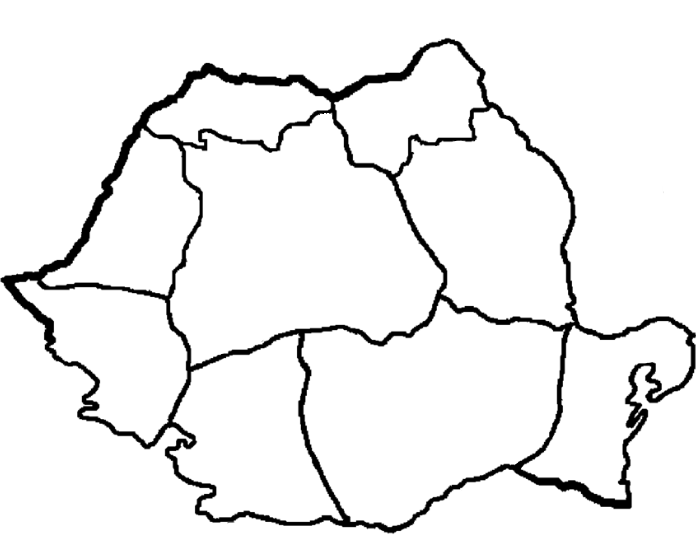
%> input picture romania_map.png, 696 x 537 px
$ octave f_002.m   (GNU Octave 9; MATLAB toolbox functions it lacks are replaced by stand-ins)
%> lines starting %> are read from the running program, lines starting %| are printed output that depends on the picture; in (x1, y1, x2, y2) boxes, pixels count from 0 and x2, y2 are one past the last pixel; in counts of white or black regions, pixels touching at a corner belong together; the program's own positions count from 1
### colored_region_image.m
function [regX_rgbImage] = colored_region_image(area_layout_tensor,reg_num,color_vec13)
% [R,G,B] each one is in the interval of [0,1]
% [1,0.2,0.1]

redChannel=255*ones(size(area_layout_tensor(:,:,reg_num),1),size(area_layout_tensor(:,:,reg_num),2),'uint8');
greenChannel=255*ones(size(area_layout_tensor(:,:,reg_num),1),size(area_layout_tensor(:,:,reg_num),2),'uint8');
blueChannel=255*ones(size(area_layout_tensor(:,:,reg_num),1),size(area_layout_tensor(:,:,reg_num),2),'uint8');
redChannel   =    [color_vec13(1)]*   redChannel.*uint8(area_layout_tensor(:,:,reg_num));
greenChannel =    [color_vec13(2)]*   greenChannel.*uint8(area_layout_tensor(:,:,reg_num));
blueChannel  =    [color_vec13(3)]*   blueChannel.*uint8(area_layout_tensor(:,:,reg_num));
regX_rgbImage = cat(3, redChannel, greenChannel, blueChannel);


end

### f_002.m
clear all,close all,clc;
%%
% import the image
im1 = imread('romania_map.png');
%> im1 is the input picture: size 537x696x3 uint8; min 0, max 255, mean 238.9
% gray-scale it
im1=rgb2gray(im1);
%> im1: size 537x696 uint8
% display it
imshow(im1);
% check the size
size(im1)
%> ans = [537 696]
% analyze the image-properties
min(im1(:))
%> ans = 0
max(im1(:))
%> ans = 255
imhist(im1)
%> figure, not shown here; highest point at x = 255, y = 341001
%%
% threshold to get 0-1 image
im2_logical=im1>140;
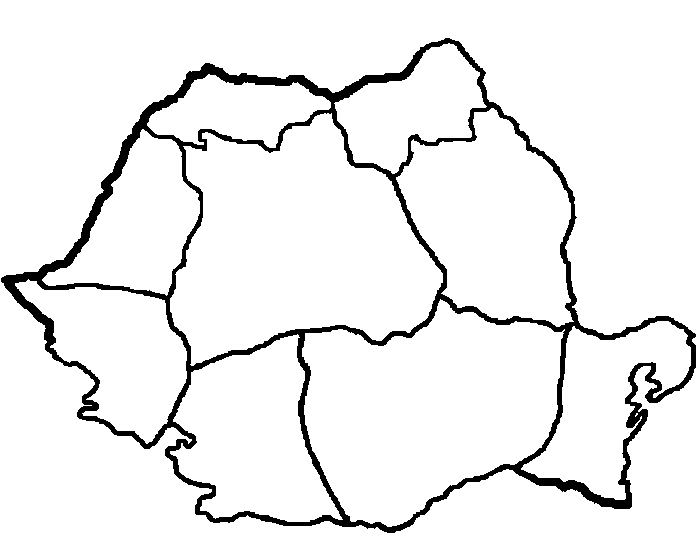
%> im2_logical: size 537x696 logical; 93.5% white; 1 black region, box (x1, y1, x2, y2) and area: (1, 38, 696, 533) 24211
im2=double(im2_logical);
% iteratively adjust the thres.-level to get a good binary-im
% during the tuning process use "montage fcn" to plot em together
% montage({im1,im2});
imshow(im2);
class(im2)
%> ans = 'double'
%% opening-closing operations done on im2 [to eliminate the random-lil-dots]
se = strel('disk',1);
closeBW = imclose(im2,se);
%> closeBW: size 537x696 double; values 0 (black) and 1 (white), 93.6% white; 1 black region, box (x1, y1, x2, y2) and area: (1, 38, 696, 533) 24078
% montage({im2,closeBW});
se = strel('disk',1);
afterOpening = imopen(closeBW,se);
%> afterOpening: size 537x696 double; values 0 (black) and 1 (white), 93.5% white; 1 black region, box (x1, y1, x2, y2) and area: (0, 38, 696, 533) 24246
montage({im2,afterOpening});
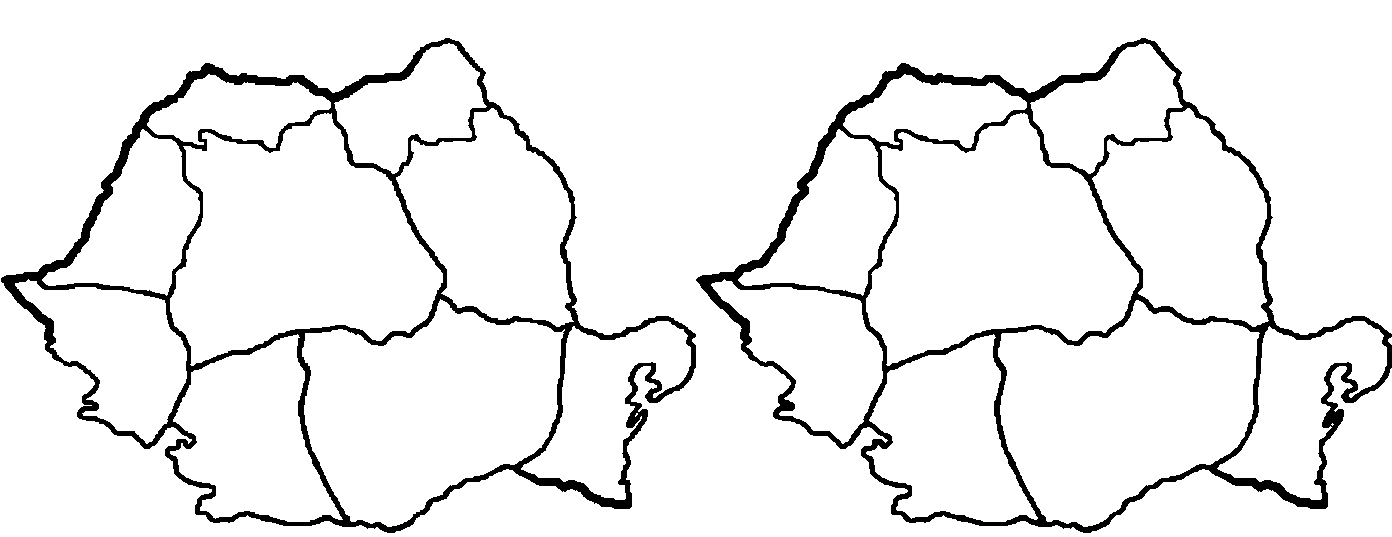
%> displayed picture: size 537x1392, on the screen's scale of 0 to 255; 93.5% white; 2 black regions, box (x1, y1, x2, y2) and area: (696, 38, 1392, 533) 24246, (1, 38, 696, 533) 24211
im2=afterOpening;
im2_logical=im2>.5;
%% plot a dot on the image [to determine the location of the point hover over the point and see the location]
imagesc(im2);
hold on;
plot(150,200,'r*','MarkerSize',[10]);
im2=double(im2);
%%
% generate bunch of randNumS to determine a good interior point for each of
% the regions [there are 8 regions in that pic]
X1 = randi([1,size(im2,2)],500,1);
X2 = randi([1,size(im2,1)],500,1);
X=[X1,X2];
imagesc(im2);   hold on;
plot(X(:,1),X(:,2),'r*','MarkerSize',[10]);
%% determine a "center point" for all of the "regions" [es una process-manual]
% these values visually-determined-by-the-user
reg01_pt=[230,100];
reg02_pt=[400,100];
reg03_pt=[120,250];

reg04_pt=[260,220];
reg05_pt=[500,220];
reg06_pt=[130,350];

reg07_pt=[250,400];
reg08_pt=[400,400];
reg09_pt=[600,400];
reg_vec=[reg01_pt;reg02_pt;reg03_pt;reg04_pt;...
         reg05_pt;reg06_pt;reg07_pt;reg08_pt;reg09_pt];
reg_vec=[reg_vec(:,2),reg_vec(:,1)];
%% check if "grayconnected" has some issues w detecting the regions
ii=5;regt = grayconnected(im2,reg_vec(ii,1),reg_vec(ii,2));
%> after `regt = grayconnected(im2,reg_vec(ii,1),reg_vec(ii,2))`: regt: size 537x696 logical; 6.7% white; 1 white region, box (x1, y1, x2, y2) and area: (396, 108, 573, 327) 25102
montage({im2,regt});
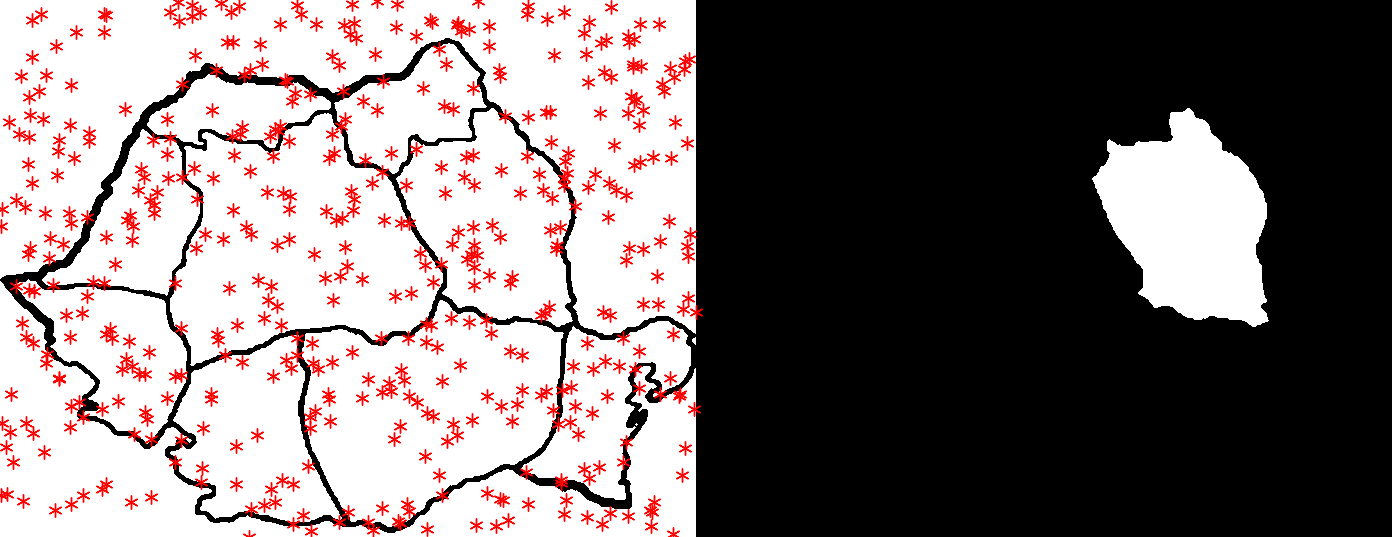
%> figure redrawn from the program's plot data
%% check if "grayconnected" has some issues w detecting the regions
tiledlayout(1,2);
nexttile
imagesc(im2);text(reg_vec(ii,2),reg_vec(ii,1),[' ',num2str(ii)],'FontSize',[12],'Color','r');
nexttile
imagesc(regt);text(reg_vec(ii,2),reg_vec(ii,1),[' ',num2str(ii)],'FontSize',[12],'Color','b');
%%
area_layout_tensor=zeros(size(im2,1),size(im2,2),9);
for ii=1:1:9
    reg1 = grayconnected(im2,reg_vec(ii,1),reg_vec(ii,2));
    area_layout_tensor(:,:,ii)=double(reg1);
end
%%
for ii=1:1:9
    reg1=area_layout_tensor(:,:,ii);
%     montage({im2,reg1+(~im2)});
    imagesc(reg1+(~im2))
    text(reg_vec(ii,2),reg_vec(ii,1),[' ',num2str(ii)],'FontSize',[12]);
    drawnow;
    pause(1);
end
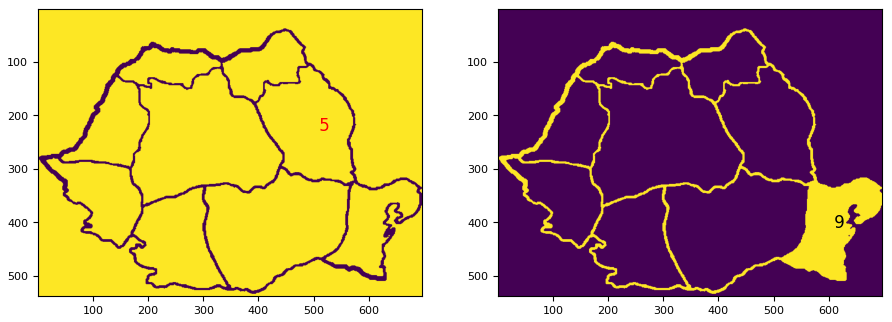
%> figure redrawn from the program's plot data, 2 panels
%% plot the colored "map"
imshow(im2);
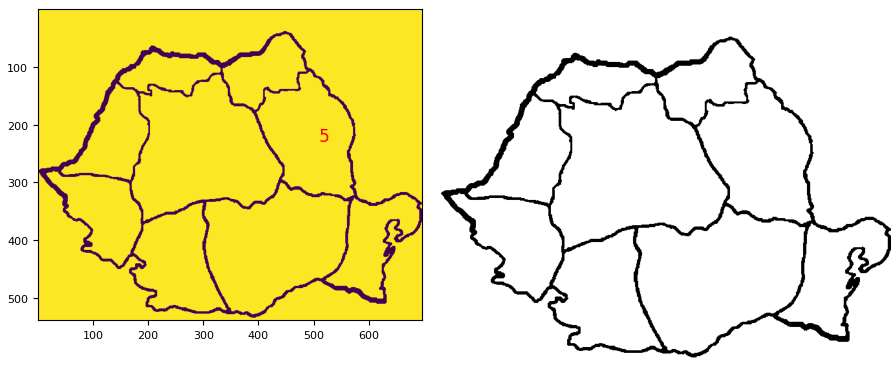
%> figure redrawn from the program's plot data, 2 panels
% construct the "outline-image" boundaries
redChannel=255*ones(size(im2,1),size(im2,2),'uint8');
greenChannel=255*ones(size(im2,1),size(im2,2),'uint8');
blueChannel=255*ones(size(im2,1),size(im2,2),'uint8');
redChannel   =    [1]*   redChannel.*uint8(~im2_logical);
greenChannel =    [0]*   greenChannel.*uint8(~im2_logical);
%> greenChannel: size 537x696 uint8; every value is 0
blueChannel  =    [0]*   blueChannel.*uint8(~im2_logical);
outline_rgbImage = cat(3, redChannel, greenChannel, blueChannel);
imagesc(outline_rgbImage);

%%
% you can use "de2bi([1:1:7]')"
[reg1_rgbImage] = colored_region_image(area_layout_tensor,[1],[1,0,0]);
%> in colored_region_image, `redChannel=255*ones(size(area_layout_tensor(:,:,reg_num),1),size(area_..`: redChannel: size 537x696 uint8; every value is 255
%> in colored_region_image, `redChannel   =    [color_vec13(1)]*   redChannel.*uint8(area_layout_te..`: redChannel: size 537x696 uint8; 2.1% white; 1 white region, box (x1, y1, x2, y2) and area: (147, 74, 331, 148) 7799
[reg2_rgbImage] = colored_region_image(area_layout_tensor,[2],[0,1,0]);
%> in colored_region_image (call 2), `greenChannel =    [color_vec13(2)]*   greenChannel.*uint8(area_layout_..`: greenChannel: size 537x696 uint8; 2.9% white; 1 white region, box (x1, y1, x2, y2) and area: (334, 43, 487, 174) 10772
[reg3_rgbImage] = colored_region_image(area_layout_tensor,[3],[1,1,0]);
%> in colored_region_image (call 3), `redChannel   =    [color_vec13(1)]*   redChannel.*uint8(area_layout_te..`: redChannel: size 537x696 uint8; 3.5% white; 1 white region, box (x1, y1, x2, y2) and area: (42, 129, 200, 296) 13146
[reg4_rgbImage] = colored_region_image(area_layout_tensor,[4],[0,0,1]);
%> in colored_region_image (call 4), `blueChannel  =    [color_vec13(3)]*   blueChannel.*uint8(area_layout_t..`: blueChannel: size 537x696 uint8; 11.9% white; 1 white region, box (x1, y1, x2, y2) and area: (170, 113, 443, 366) 44529
[reg5_rgbImage] = colored_region_image(area_layout_tensor,[5],[1,0,1]);
[reg6_rgbImage] = colored_region_image(area_layout_tensor,[6],[0,1,1]);
%> in colored_region_image (call 6), `greenChannel =    [color_vec13(2)]*   greenChannel.*uint8(area_layout_..`: greenChannel: size 537x696 uint8; 4% white; 1 white region, box (x1, y1, x2, y2) and area: (15, 279, 187, 444) 14948
[reg7_rgbImage] = colored_region_image(area_layout_tensor,[7],[1,1,1]);
%> in colored_region_image (call 7), `redChannel   =    [color_vec13(1)]*   redChannel.*uint8(area_layout_te..`: redChannel: size 537x696 uint8; 5.3% white; 1 white region, box (x1, y1, x2, y2) and area: (170, 334, 342, 522) 19783
[reg8_rgbImage] = colored_region_image(area_layout_tensor,[8],[.5,.5,1]);
%> in colored_region_image (call 8), `redChannel   =    [color_vec13(1)]*   redChannel.*uint8(area_layout_te..`: redChannel: size 537x696 uint8; values 0 (black) and 128 (white), 10.8% white; 1 white region, box (x1, y1, x2, y2) and area: (302, 300, 564, 527) 40314
[reg9_rgbImage] = colored_region_image(area_layout_tensor,[9],[.5,0,.5]);
%> in colored_region_image (call 9), `redChannel   =    [color_vec13(1)]*   redChannel.*uint8(area_layout_te..`: redChannel: size 537x696 uint8; values 0 (black) and 128 (white), 3.7% white; 1 white region, box (x1, y1, x2, y2) and area: (521, 321, 691, 500) 14012
%> in colored_region_image (call 9), `regX_rgbImage = cat(3, redChannel, greenChannel, blueChannel);`:
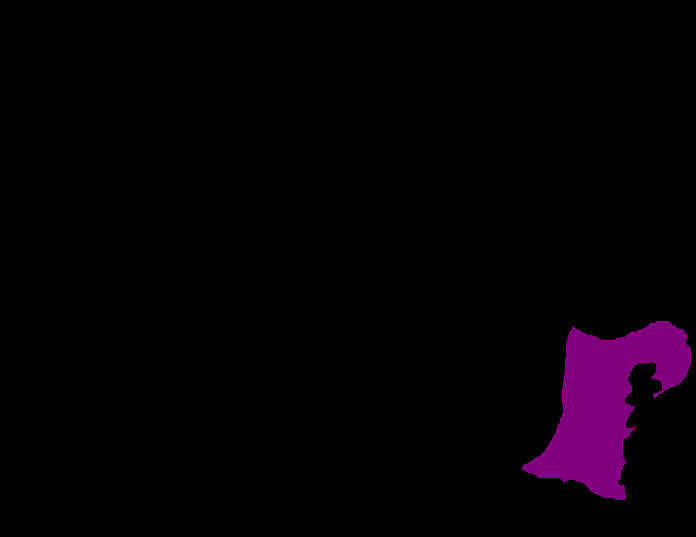
%> regX_rgbImage: size 537x696x3 uint8; mean R, G, B 4.8, 0, 4.8
im_tot=reg1_rgbImage+reg2_rgbImage+reg3_rgbImage+reg4_rgbImage+...
    +reg5_rgbImage+reg6_rgbImage+reg7_rgbImage+reg8_rgbImage+reg9_rgbImage;
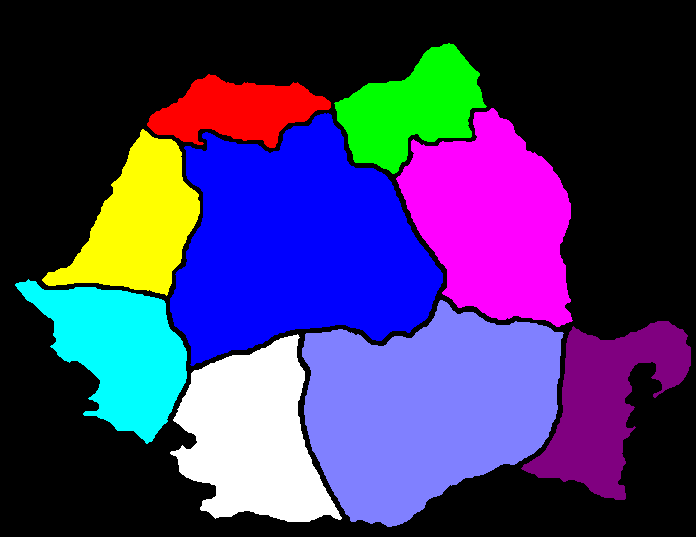
%> im_tot: size 537x696x3 uint8; mean R, G, B 63.5, 53.8, 103.5
imagesc(im_tot+outline_rgbImage);
%%
% you can generate the colours randomly
[reg1_rgbImage] = colored_region_image(area_layout_tensor,[1],[rand(1,3)]);
[reg2_rgbImage] = colored_region_image(area_layout_tensor,[2],[rand(1,3)]);
[reg3_rgbImage] = colored_region_image(area_layout_tensor,[3],[rand(1,3)]);
[reg4_rgbImage] = colored_region_image(area_layout_tensor,[4],[rand(1,3)]);
[reg5_rgbImage] = colored_region_image(area_layout_tensor,[5],[rand(1,3)]);
[reg6_rgbImage] = colored_region_image(area_layout_tensor,[6],[rand(1,3)]);
[reg7_rgbImage] = colored_region_image(area_layout_tensor,[7],[rand(1,3)]);
[reg8_rgbImage] = colored_region_image(area_layout_tensor,[8],[rand(1,3)]);
[reg9_rgbImage] = colored_region_image(area_layout_tensor,[9],[rand(1,3)]);
im_tot=reg1_rgbImage+reg2_rgbImage+reg3_rgbImage+reg4_rgbImage+...
    +reg5_rgbImage+reg6_rgbImage+reg7_rgbImage+reg8_rgbImage+reg9_rgbImage;
imagesc(im_tot+outline_rgbImage);
%%
imwrite(im_tot+outline_rgbImage,'Romania_colored_map.png');


%
